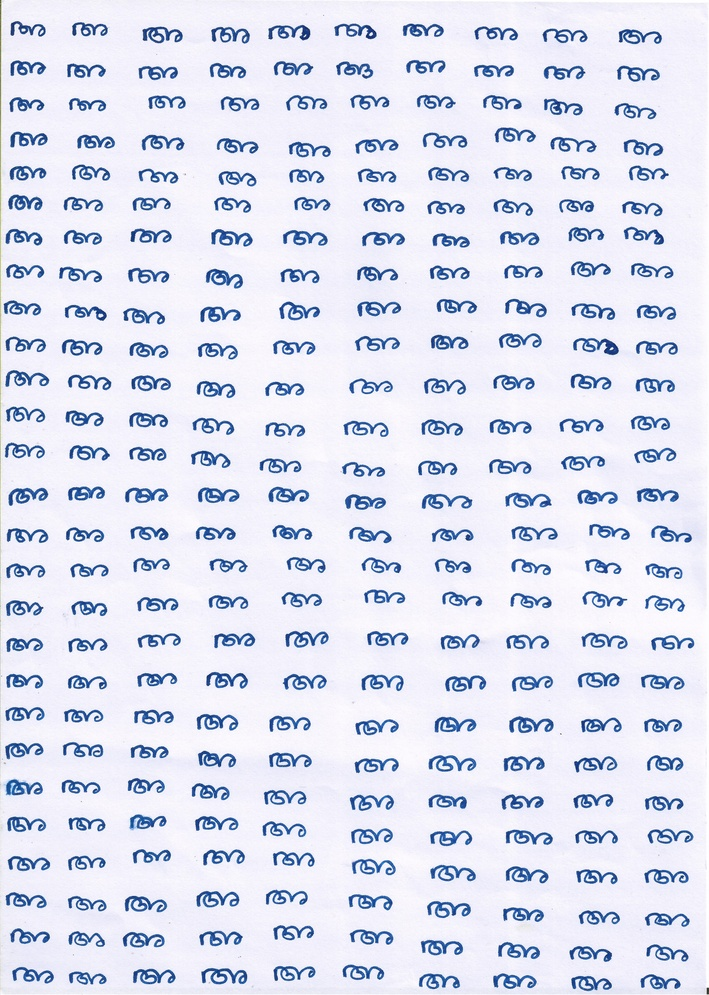
#> input picture samples/scan1.jpg, 709 x 995 px, shrunk from 4971 x 6969 before the run
$ python i.py --threshold 100 --image samples/scan1.jpg
#> lines starting #> are read from the running program, lines starting #| are printed output that depends on the picture
### utils/extract.py
from PIL import Image,ImageFilter
import cv2
import os
import uuid
import numpy as np

# from .tools import getTempUrl,getUrl

# cannot importr manual paste

DATASET_FOLDER = "/dataset/"
TEMP_FOLDER = "/temporary/"

def getUrl(home,id):
    return home+DATASET_FOLDER+str(id)

def getTempUrl(home):
    return home+TEMP_FOLDER

# import numpy as np

def _openImage(im):
#> called with im = 'samples/scan1.jpg'
    return Image.open(im)
#> returned value is the input picture: PIL image 709x995 RGB; mean R, G, B 220.9, 224.5, 239.6

# [25 lines left out: function saveTempFiles, not called in this run]

def processImage(im,thresh):
    img = _openImage(im)
    # garyscale
    img = img.convert('L')
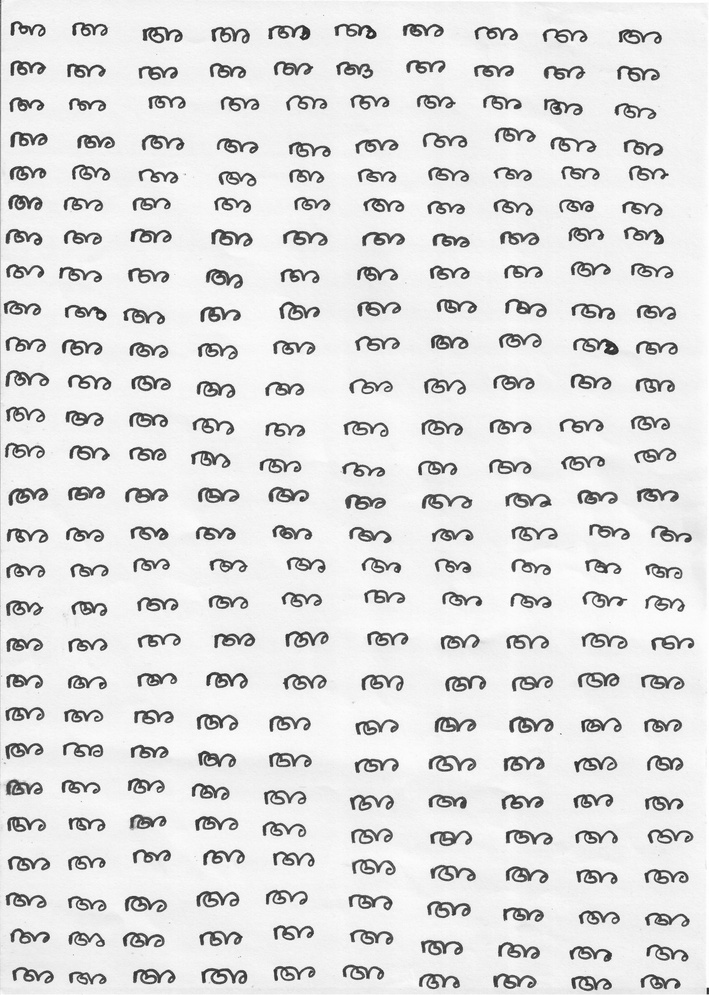
#> img: PIL image 709x995 L; min 27, max 255, mean 225.1
    gray = img
    # threshold
    threshold = thresh
    gray = gray.point(lambda p: p > threshold and 255)
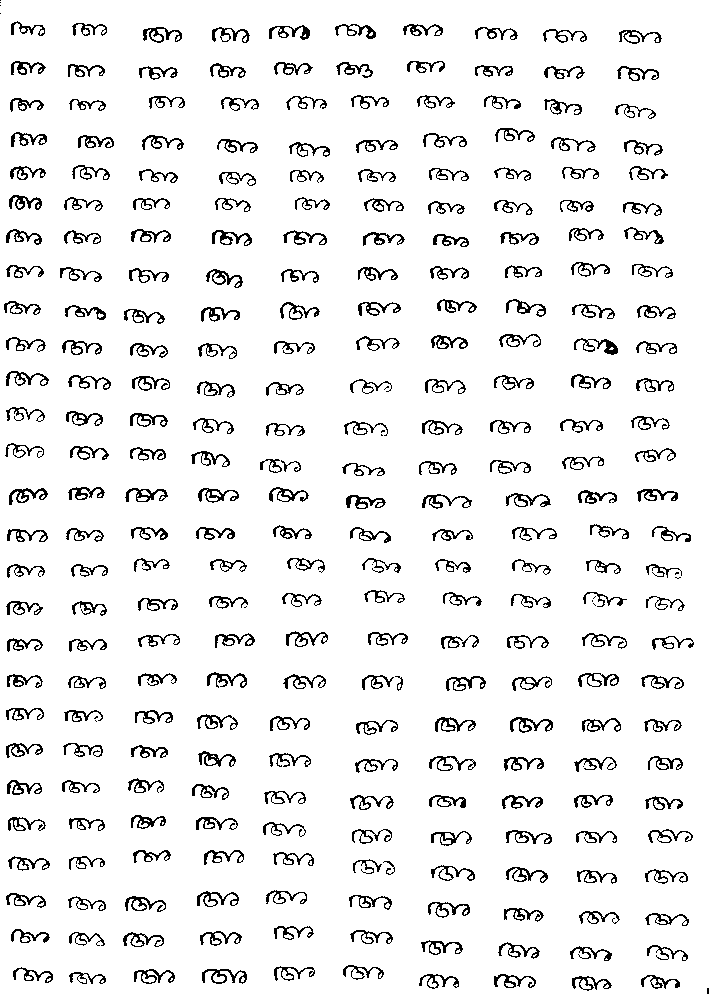
#> gray: PIL image 709x995 L; 92.5% white; black in thin lines or dots

    # filter - noise
    gray = gray.filter(ImageFilter.MedianFilter(3))
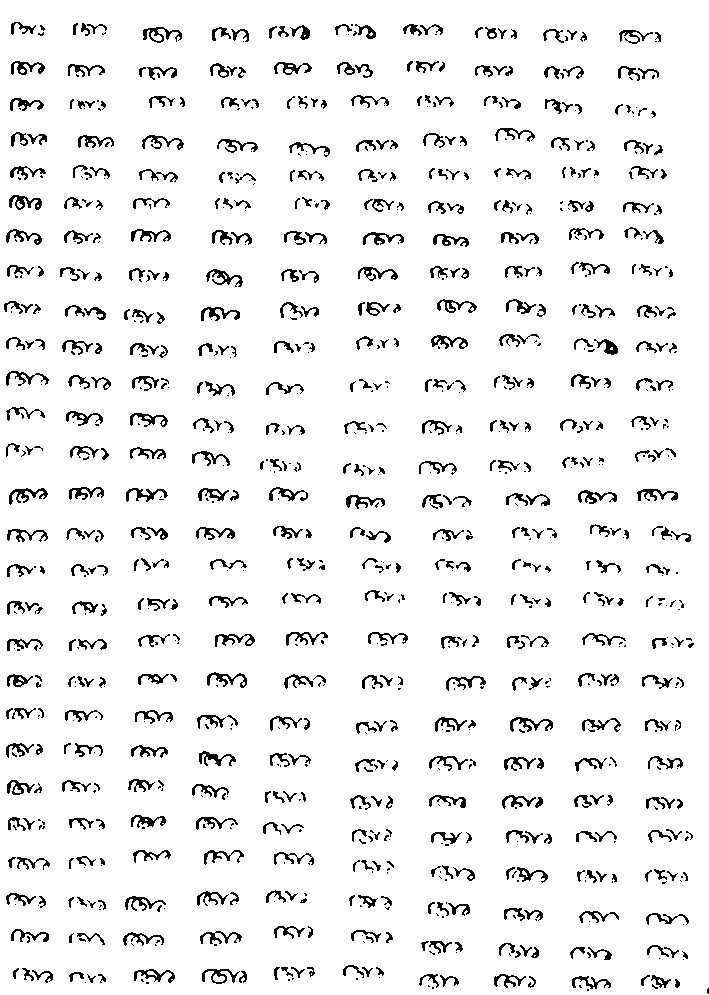
#> gray: PIL image 709x995 L; 93.4% white; black in thin lines or dots

    # pix = np.array(img)

    # otsuPix = otsu(pix)

    # img.putdata(otsuPix)
    return gray


def showImage(img):
    pilImg = processImage2(img,returnSample=True)
    pilImg.show()

# [58 lines left out: functions imEncode, findContours, getContours, processImage2, not called in this run]

def saveImage(img,split=False,fl="output.jpg"):
    img.save(fl)

    if(not split):
        return

    #split so process2

    processImage2(img,returnSample=False, saveOutput=True)

### i.py
import argparse
import os
from utils.extract import processImage, saveImage,showImage

__author__ = "Geon George"
__version__ = "0.1.0"
__license__ = "MIT"


def main():
    """ Main entry point of the app """

    # construct the argument parser and parse the arguments
    ap = argparse.ArgumentParser()

    ap.add_argument("-s", "--sample", required=False, action='store_true',
                    help="Get a sample image before exporting")

    ap.add_argument("-t", '--threshold', type=int, action='store', required=True,
                    help="Set threshold value [0-255]")

    ap.add_argument("-i", '--image', action='store', required=True,
                    help="Set image file")

    ap.add_argument("-o", "--out", required=False, action='store_true',
                    help="split image into multiple parts as output")

    args = vars(ap.parse_args())

    # args['sample'], args['image'] and args['threshold']

    # Image file name (and location)
    thresh = args['threshold']
    image = args['image']
    showSample = args['sample']
    splitOutput = args['out']

    # Check if file exist
    if(not os.path.isfile(image)):
        print("Cannot locate image: "+image)
        return

    # Proceed to process the image
    img = processImage(image,thresh)

    if showSample:
        showImage(img)
    else:
        saveImage(img,splitOutput)


if __name__ == "__main__":
    """ This is executed when run from the command line """
    main()
